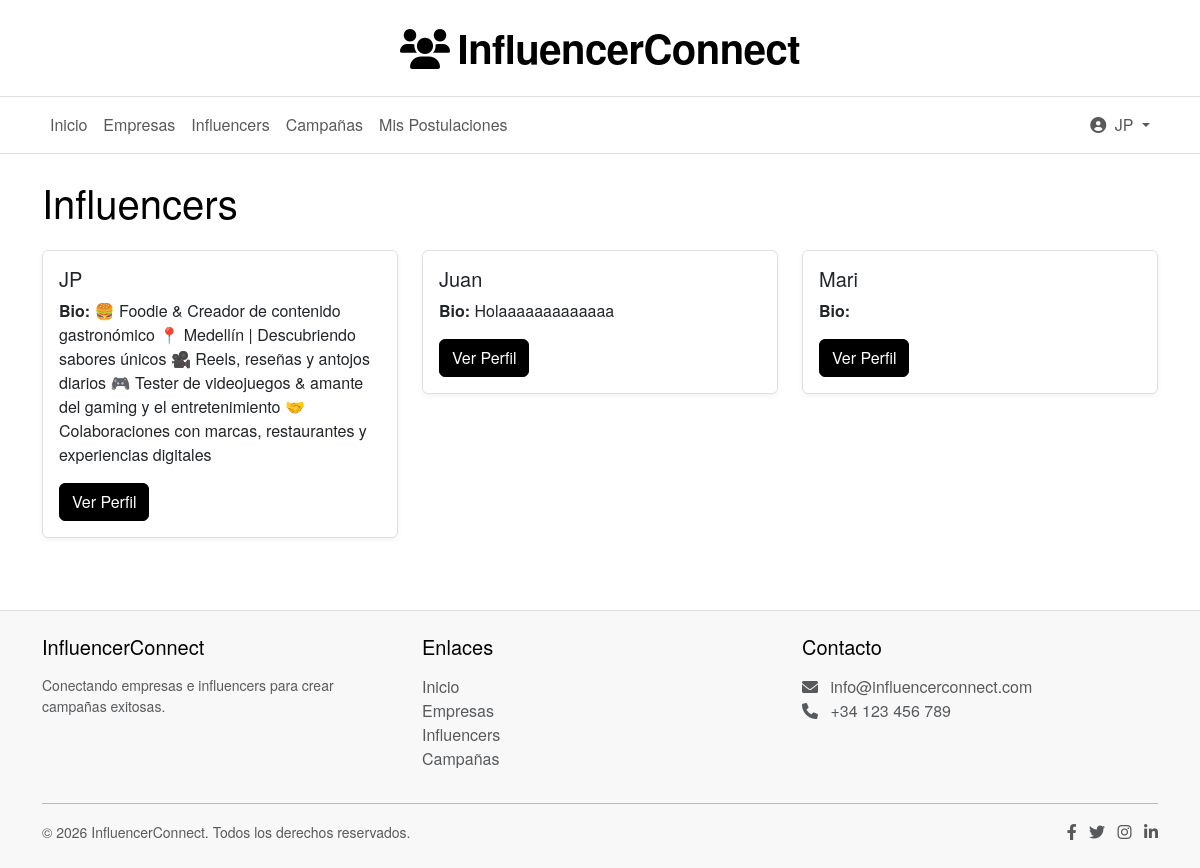
The app's page /users/influencers/ (signed in) with its own data.
### users/models.py (models this page shows, shortened)
class CustomUser(AbstractUser):
    USER_TYPE_CHOICES = (
        ('empresa', 'Empresa'),
        ('influencer', 'Influencer'),
    )
    email = models.EmailField(_('email address'), unique=True)
    user_type = models.CharField(max_length=10, choices=USER_TYPE_CHOICES)
    profile_picture = models.ImageField(upload_to='profile_pictures/', blank=True, null=True)
    USERNAME_FIELD = 'email'
    REQUIRED_FIELDS = ['username', 'user_type']

### profiles/models.py (models this page shows, shortened)
class Profile(models.Model):
    user = models.OneToOneField(settings.AUTH_USER_MODEL, on_delete=models.CASCADE, related_name='profile')
    profile_picture = models.ImageField(upload_to='images/', default='images/descargar.png')  # Ajuste en la ruta predeterminada
    bio = models.TextField(max_length=500, blank=True)
    website = models.URLField(max_length=200, blank=True)
    location = models.CharField(max_length=100, blank=True)
    date_created = models.DateTimeField(auto_now_add=True)

### users/views.py (the view)
# urls.py: path('influencers/', InfluencerListView.as_view(), name='influencer_list'),
@login_required
def influencer_list(request):
    influencers = CustomUser.objects.filter(user_type='influencer')
    return render(request, 'users/influencer_list.html', {'influencers': influencers})

### templates/users/Influencer_list.html
{% extends 'base.html' %}
{% block content %}
<div class="container mt-4">
    <h1 class="mb-4">Influencers</h1>
    {% if influencers %}
        <div class="row">
            {% for influencer in influencers %}
                <div class="col-md-4">
                    <div class="card mb-4">
                        <div class="card-body">
                            <h5 class="card-title">{{ influencer.profile.user.username }}</h5>
                            <p class="card-text"><strong>Bio:</strong> {{ influencer.profile.bio }}</p>
                            <a href="{% url 'profiles:profile_detail' influencer.profile.id %}" class="btn btn-primary">Ver Perfil</a>
                        </div>
                    </div>
                </div>
            {% endfor %}
        </div>
    {% else %}
        <p class="text-muted">No hay influencers registrados.</p>
    {% endif %}
</div>
{% endblock %}

### templates/base.html (shortened to what this page needs)
<!DOCTYPE html>
<html lang="es">
<head>
    <link href="https://cdn.jsdelivr.net/npm/bootstrap@5.3.0-alpha1/dist/css/bootstrap.min.css" rel="stylesheet">
    <link href="https://cdn.jsdelivr.net/npm/bootstrap@5.3.0/dist/css/bootstrap.min.css" rel="stylesheet">
    <link rel="stylesheet" href="https://cdnjs.cloudflare.com/ajax/libs/font-awesome/6.0.0/css/all.min.css">
</head>
<body>
    <header class="site-header">
        <div class="container">
            <h1 class="site-title">
                <i class="fas fa-users"></i>InfluencerConnect
            </h1>
        </div>
    </header>
    <nav class="main-navigation navbar navbar-expand-lg navbar-light">
        <div class="container">
            <div class="collapse navbar-collapse" id="navbarNav">
                <ul class="navbar-nav me-auto">
                    <li class="nav-item">
                        <a class="nav-link" href="{% url 'home' %}">Inicio</a>
                    </li>
                    <li class="nav-item">
                        <a class="nav-link" href="{% url 'profiles:company_list' %}">Empresas</a>
                    </li>
                    <li class="nav-item">
                        <a class="nav-link" href="{% url 'profiles:influencer_list' %}">Influencers</a>
                    </li>
                    <li class="nav-item">
                        <a class="nav-link" href="{% url 'campaigns:campaign_list' %}">Campañas</a>
                    </li>
                    {% if user.is_authenticated and user.user_type == 'influencer' %}
                        <li class="nav-item">
                            <a class="nav-link" href="{% url 'campaigns:influencer_applications' %}">Mis Postulaciones</a>
                        </li>
                    {% endif %}
                </ul>
                <ul class="navbar-nav">
                    {% if user.is_authenticated %}
                        <li class="nav-item dropdown">
                            <a class="nav-link dropdown-toggle" href="#" id="navbarDropdown" role="button" data-bs-toggle="dropdown">
                                <i class="fas fa-user-circle me-1"></i>
                                {{ user.username }}
                            </a>
                        </li>
                    {% endif %}
                </ul>
            </div>
        </div>
    </nav>
    {% block content %}{% endblock %}
    <footer class="py-4 mt-5">
        <div class="container">
            <div class="row">
                <div class="col-md-4 mb-3 mb-md-0">
                    <h5 class="mb-3">InfluencerConnect</h5>
                    <p class="small text-muted">Conectando empresas e influencers para crear campañas exitosas.</p>
                </div>
                <div class="col-md-4 mb-3 mb-md-0">
                    <h5 class="mb-3">Enlaces</h5>
                    <ul class="list-unstyled">
                        <li><a href="{% url 'home' %}" class="text-decoration-none text-muted">Inicio</a></li>
                        <li><a href="{% url 'profiles:company_list' %}" class="text-decoration-none text-muted">Empresas</a></li>
                        <li><a href="{% url 'profiles:influencer_list' %}" class="text-decoration-none text-muted">Influencers</a></li>
                        <li><a href="{% url 'campaigns:campaign_list' %}" class="text-decoration-none text-muted">Campañas</a></li>
                    </ul>
                </div>
                <div class="col-md-4">
                    <h5 class="mb-3">Contacto</h5>
                    <ul class="list-unstyled text-muted">
                        <li><i class="fas fa-envelope me-2"></i> info@influencerconnect.com</li>
                        <li><i class="fas fa-phone me-2"></i> +34 123 456 789</li>
                    </ul>
                </div>
            </div>
            <hr>
            <div class="d-flex justify-content-between align-items-center">
                <p class="small text-muted mb-0">&copy; {% now "Y" %} InfluencerConnect. Todos los derechos reservados.</p>
                <div>
                    <a href="#" class="text-muted me-2"><i class="fab fa-facebook-f"></i></a>
                    <a href="#" class="text-muted me-2"><i class="fab fa-twitter"></i></a>
                    <a href="#" class="text-muted me-2"><i class="fab fa-instagram"></i></a>
                    <a href="#" class="text-muted"><i class="fab fa-linkedin-in"></i></a>
                </div>
            </div>
        </div>
    </footer>
</body>
</html>

### templates/base.html (style rules this page uses)
:root { --primary-color: #000000; --primary-hover: #333333; --secondary-color: #666666; --background-color: #ffffff; --text-color: #000000; --border-color: #e0e0e0; }
body { font-family: 'Helvetica Neue', Arial, sans-serif; color: var(--text-color); background-color: var(--background-color); }
.btn-primary { background-color: var(--primary-color); border-color: var(--primary-color); }
.site-header { text-align: center; padding: 1.5rem 0; background-color: var(--background-color); border-bottom: 1px solid var(--border-color); }
.site-title { font-size: 2.5rem; font-weight: 700; color: var(--primary-color); margin: 0; letter-spacing: -0.5px; }
.site-title i { margin-right: 0.5rem; }
.main-navigation { background-color: var(--background-color); border-bottom: 1px solid var(--border-color); }
.card { border: 1px solid var(--border-color); box-shadow: 0 2px 5px rgba(0,0,0,0.05) !important; }
footer { background-color: #f8f8f8 !important; border-top: 1px solid var(--border-color) !important; }

### records on screen
CustomUser: username "JP", profile.user.username "JP", profile.bio "🍔 Foodie & Creador de contenido gastronómico 📍 Medellín | Descubriendo sabores únicos 🎥 Reels, reseñas y antojos diarios 🎮 Tester de videojuegos & amante del gaming y el entretenimiento 🤝 Colaboraciones con marcas, restaurantes y experiencias digitales"
CustomUser: profile.user.username "Juan", profile.bio "Holaaaaaaaaaaaaa"
CustomUser: profile.user.username "Mari"
